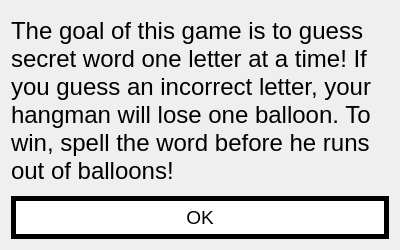
<?xml version="1.0" encoding="UTF-8"?>
<ui version="4.0">
 <class>Help</class>
 <widget class="QDialog" name="Help">
  <property name="geometry">
   <rect>
    <x>0</x>
    <y>0</y>
    <width>400</width>
    <height>250</height>
   </rect>
  </property>
  <property name="windowTitle">
   <string>Dialog</string>
  </property>
  <layout class="QVBoxLayout" name="verticalLayout">
   <item>
    <widget class="QLabel" name="label">
     <property name="styleSheet">
      <string notr="true">QLabel {
	font: 18pt;
	qproperty-alignment: 'AlignCenter';
	color: #000000;
}</string>
     </property>
     <property name="text">
      <string>The goal of this game is to guess secret word one letter at a time! If you guess an incorrect letter, your hangman will lose one balloon. To win, spell the word before he runs out of balloons!</string>
     </property>
     <property name="wordWrap">
      <bool>true</bool>
     </property>
    </widget>
   </item>
   <item>
    <widget class="QPushButton" name="btnOk">
     <property name="styleSheet">
      <string notr="true">QPushButton {
	border: 5px solid #000000;
	padding: 5px;
	font-size: 14pt;
	color: #000000;
	background-color: #ffffff;
}</string>
     </property>
     <property name="text">
      <string>OK</string>
     </property>
    </widget>
   </item>
  </layout>
 </widget>
 <resources/>
 <connections/>
</ui>
